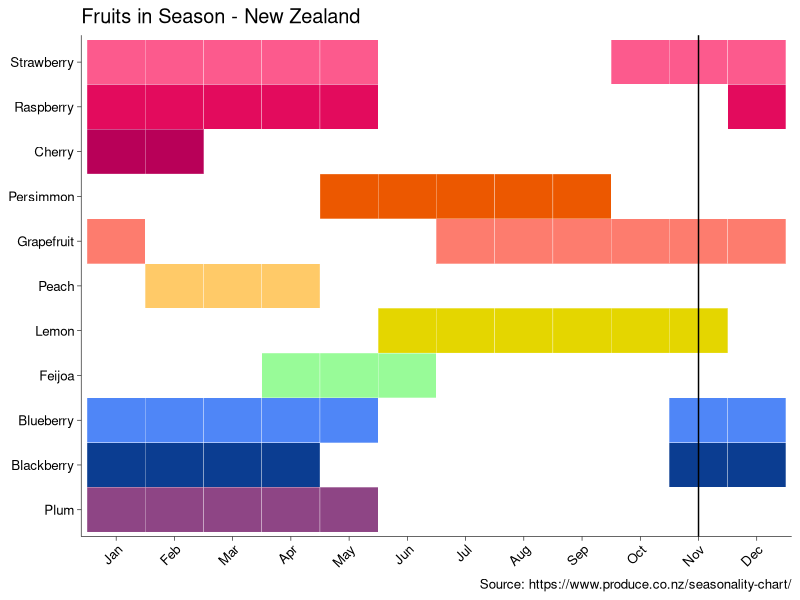

Here is the R script that generated this plot:
library(tidyverse)

theme_JR1 <- function(axis_lines = TRUE, 
                      grid_lines = FALSE,     
                      text_size = 12,       
                      line_size = 0.2,
                      base_family= 'sans'){ 
  
  th <- ggplot2::theme_minimal(base_family = base_family, 
                               base_size = text_size)
  th <- th + theme(panel.grid=element_blank())
  if (axis_lines) {
    th <- th + 
      theme(axis.line = element_line(linewidth = line_size, color = "black"),
            axis.ticks = element_line(linewidth = line_size, color = "black"),
            axis.text=element_text(color = "black"),
            axis.title = element_text(size=13, colour="black", face="bold"))
  } 
  if (grid_lines) {
    th <- th + 
      theme(panel.grid.major = element_line(linewidth = line_size))
  }
  th <- th + theme(
    axis.text.x=element_text(margin=margin(t=2)),
    axis.text.y=element_text(margin=margin(r=2)),
    axis.title.x=element_text(margin=margin(t=5)),
    axis.title.y=element_text(margin=margin(r=5)),
    plot.title=element_text(margin=margin(b=5)))
  
  return (th)
}

ggplot2::theme_set(theme_JR1()) 

month_order <- c("January", "February", "March", "April", "May", "June",
                 "July", "August", "September", "October", "November", "December")


current_month <- month.abb[month(now())]

fruits <- tibble::tribble(
  ~ fruit,       ~start,      ~ end,
  "Blueberry",   "October",    "April",
  "Blackberry",   "October",   "March",
  "Raspberry",    "November",  "April",
  "Strawberry",  "September",  "April",
  "Feijoa",       "March",     "May",
  "Grapefruit",  "June",       "December",
  "Lemon",       "May",       "October", 
  "Persimmon",    "April",    "August",
  "Cherry",      "December",  "January",
  "Peach",        "January",    "March",
  "Plum",       "December",     "April"
) 



# Convert month names to numbers
month_to_num <- function(month) {
  match(month, month.name)
}

# Convert start and end months to numeric
fruit_data <- fruits %>%
  mutate(start_month = month_to_num(start),
         end_month = month_to_num(end))


# Function to handle start and end months
expand_months <- function(fruit, start, end, start_month, end_month) {
  if (end_month < start_month) end_month <- end_month + 12
  months <- (start_month:end_month) %% 12 + 1
  tibble(fruit = fruit, month = factor(months, levels = 1:12, labels = month.abb))
}


fruit_colors <- c(
  "Blueberry" = "#4F86F7",  # Blue
  "Blackberry" = "#0B3D91", # Dark Blue
  "Raspberry" = "#E30B5D",  # Raspberry Red
  "Strawberry" = "#FC5A8D", # Strawberry Pink
  "Feijoa" = "#98FB98",     # Pale Green
  "Grapefruit" = "#FD7C6E", # Grapefruit Color
  "Lemon" = "#e4d600",      # Bright Yellow
  "Persimmon" = "#EC5800",  # Persimmon Orange
  "Cherry" = "#B80058",     # Cherry Red
  "Peach" = "#ffca68",      # Peach Color
  "Plum" = "#8E4585"        # Plum Purple
)
# Expand the data
expanded_data <- fruit_data %>%
  pmap_dfr(expand_months) %>% 
  mutate(color = fruit_colors[fruit])


# Reorder the factor levels in expanded_data
expanded_data$fruit <- factor(expanded_data$fruit, #levels = rev(fruit_order))
                              levels = c("Strawberry", "Raspberry", "Cherry", "Persimmon",
                                         "Grapefruit", "Peach", "Lemon", "Feijoa", "Blueberry",
                                         "Blackberry", "Plum"))


expanded_data %>%
  ggplot(aes(x = month, y = fct_rev(fruit), fill = color)) +
  geom_tile(color = "white") +
  geom_vline(xintercept = current_month) +
  # scale_fill_brewer(palette = "Set3") +
  scale_fill_identity() +
  labs(title = "Fruits in Season - New Zealand", x = NULL,y = NULL, 
       caption = "Source: https://www.produce.co.nz/seasonality-chart/") +
  # theme_minimal() +
  theme(axis.text.x = element_text(angle = 45, hjust = 1),
        legend.position = "none")




#
# extras to order by brightness and family --------------------------------
# 
# 
# # Function to calculate intensity
# calculate_intensity <- function(color) {
#   channels <- col2rgb(color)
#   R <- channels[1]
#   G <- channels[2]
#   B <- channels[3]
#   0.299 * R + 0.587 * G + 0.114 * B
# }
# 
# # Separate the colors into families
# reds <- c("Raspberry", "Strawberry", "Cherry", "Persimmon")
# oranges <- c("Peach", "Grapefruit")
# yellows <- c("Lemon")
# blues <- c("Blueberry", "Blackberry", "Plum")
# greens <- c("Feijoa")
# 
# # Order each family by intensity
# order_family <- function(family) family[rev(order(sapply(fruit_colors[family], calculate_intensity)))]
# 
# # Combine the families in the desired order
# fruit_order <- c(order_family(reds), order_family(oranges), order_family(yellows), order_family(greens), order_family(blues))
# 
